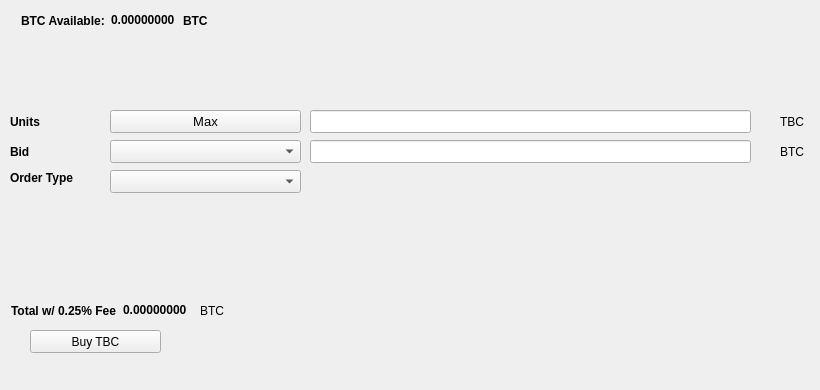
   <widget class="QWidget" name="BuyTab">
    <attribute name="title">
     <string>Buy</string>
    </attribute>
    <widget class="QPushButton" name="BuyTBC">
     <property name="geometry">
      <rect>
       <x>30</x>
       <y>330</y>
       <width>131</width>
       <height>23</height>
      </rect>
     </property>
     <property name="text">
      <string>Buy TBC</string>
     </property>
     <property name="icon">
      <iconset resource="../tbc.qrc">
       <normaloff>:/icons/bitcoin</normaloff>:/icons/bitcoin</iconset>
     </property>
    </widget>
    <widget class="QLabel" name="label_3">
     <property name="geometry">
      <rect>
       <x>10</x>
       <y>110</y>
       <width>46</width>
       <height>23</height>
      </rect>
     </property>
     <property name="font">
      <font>
       <weight>75</weight>
       <bold>true</bold>
      </font>
     </property>
     <property name="text">
      <string>Units</string>
     </property>
    </widget>
    <widget class="QLineEdit" name="UnitsInput">
     <property name="geometry">
      <rect>
       <x>310</x>
       <y>110</y>
       <width>441</width>
       <height>23</height>
      </rect>
     </property>
     <property name="font">
      <font>
       <pointsize>9</pointsize>
       <weight>75</weight>
       <bold>true</bold>
      </font>
     </property>
    </widget>
    <widget class="QLineEdit" name="BuyBidPriceEdit">
     <property name="geometry">
      <rect>
       <x>310</x>
       <y>140</y>
       <width>441</width>
       <height>23</height>
      </rect>
     </property>
     <property name="font">
      <font>
       <pointsize>9</pointsize>
       <weight>75</weight>
       <bold>true</bold>
      </font>
     </property>
    </widget>
    <widget class="QLabel" name="label_4">
     <property name="geometry">
      <rect>
       <x>780</x>
       <y>110</y>
       <width>31</width>
       <height>23</height>
      </rect>
     </property>
     <property name="text">
      <string>TBC</string>
     </property>
    </widget>
    <widget class="QLabel" name="label_5">
     <property name="geometry">
      <rect>
       <x>780</x>
       <y>140</y>
       <width>31</width>
       <height>23</height>
      </rect>
     </property>
     <property name="text">
      <string>BTC</string>
     </property>
    </widget>
    <widget class="QLabel" name="label_6">
     <property name="geometry">
      <rect>
       <x>10</x>
       <y>140</y>
       <width>46</width>
       <height>23</height>
      </rect>
     </property>
     <property name="font">
      <font>
       <weight>75</weight>
       <bold>true</bold>
      </font>
     </property>
     <property name="text">
      <string>Bid</string>
     </property>
    </widget>
    <widget class="QLabel" name="label_7">
     <property name="geometry">
      <rect>
       <x>10</x>
       <y>170</y>
       <width>91</width>
       <height>16</height>
      </rect>
     </property>
     <property name="font">
      <font>
       <weight>75</weight>
       <bold>true</bold>
      </font>
     </property>
     <property name="text">
      <string>Order Type</string>
     </property>
    </widget>
    <widget class="QPushButton" name="Buy_Max_Amount">
     <property name="geometry">
      <rect>
       <x>110</x>
       <y>110</y>
       <width>191</width>
       <height>23</height>
      </rect>
     </property>
     <property name="font">
      <font>
       <pointsize>10</pointsize>
      </font>
     </property>
     <property name="text">
      <string>Max</string>
     </property>
    </widget>
    <widget class="QComboBox" name="BuyBidcomboBox">
     <property name="geometry">
      <rect>
       <x>110</x>
       <y>140</y>
       <width>191</width>
       <height>23</height>
      </rect>
     </property>
     <property name="font">
      <font>
       <pointsize>10</pointsize>
      </font>
     </property>
    </widget>
    <widget class="QComboBox" name="buyOrdertypeCombo">
     <property name="geometry">
      <rect>
       <x>110</x>
       <y>170</y>
       <width>191</width>
       <height>23</height>
      </rect>
     </property>
     <property name="font">
      <font>
       <pointsize>10</pointsize>
      </font>
     </property>
    </widget>
    <widget class="QWidget" name="layoutWidget1">
     <property name="geometry">
      <rect>
       <x>21</x>
       <y>11</y>
       <width>227</width>
       <height>19</height>
      </rect>
     </property>
     <layout class="QHBoxLayout" name="horizontalLayout_3">
      <item>
       <widget class="QLabel" name="label232">
        <property name="font">
         <font>
          <weight>75</weight>
          <bold>true</bold>
         </font>
        </property>
        <property name="text">
         <string>BTC Available:</string>
        </property>
       </widget>
      </item>
      <item>
       <widget class="QLabel" name="BtcAvailableLbl">
        <property name="palette">
         <palette>
          <active>
           <colorrole role="WindowText">
            <brush brushstyle="SolidPattern">
             <color alpha="255">
              <red>0</red>
              <green>0</green>
              <blue>0</blue>
             </color>
            </brush>
           </colorrole>
           <colorrole role="Button">
            <brush brushstyle="SolidPattern">
             <color alpha="255">
              <red>0</red>
              <green>170</green>
              <blue>0</blue>
             </color>
            </brush>
           </colorrole>
           <colorrole role="Light">
            <brush brushstyle="SolidPattern">
             <color alpha="255">
              <red>0</red>
              <green>255</green>
              <blue>0</blue>
             </color>
            </brush>
           </colorrole>
           <colorrole role="Midlight">
            <brush brushstyle="SolidPattern">
             <color alpha="255">
              <red>0</red>
              <green>212</green>
              <blue>0</blue>
             </color>
            </brush>
           </colorrole>
           <colorrole role="Dark">
            <brush brushstyle="SolidPattern">
             <color alpha="255">
              <red>0</red>
              <green>85</green>
              <blue>0</blue>
             </color>
            </brush>
           </colorrole>
           <colorrole role="Mid">
            <brush brushstyle="SolidPattern">
             <color alpha="255">
              <red>0</red>
              <green>113</green>
              <blue>0</blue>
             </color>
            </brush>
           </colorrole>
           <colorrole role="Text">
            <brush brushstyle="SolidPattern">
             <color alpha="255">
              <red>0</red>
              <green>170</green>
              <blue>0</blue>
             </color>
            </brush>
           </colorrole>
           <colorrole role="BrightText">
            <brush brushstyle="SolidPattern">
             <color alpha="255">
              <red>255</red>
              <green>255</green>
              <blue>255</blue>
             </color>
            </brush>
           </colorrole>
           <colorrole role="ButtonText">
            <brush brushstyle="SolidPattern">
             <color alpha="255">
              <red>0</red>
              <green>0</green>
              <blue>0</blue>
             </color>
            </brush>
           </colorrole>
           <colorrole role="Base">
            <brush brushstyle="SolidPattern">
             <color alpha="255">
              <red>255</red>
              <green>255</green>
              <blue>255</blue>
             </color>
            </brush>
           </colorrole>
           <colorrole role="Window">
            <brush brushstyle="SolidPattern">
             <color alpha="255">
              <red>0</red>
              <green>170</green>
              <blue>0</blue>
             </color>
            </brush>
           </colorrole>
           <colorrole role="Shadow">
            <brush brushstyle="SolidPattern">
             <color alpha="255">
              <red>0</red>
              <green>0</green>
              <blue>0</blue>
             </color>
            </brush>
           </colorrole>
           <colorrole role="AlternateBase">
            <brush brushstyle="SolidPattern">
             <color alpha="255">
              <red>127</red>
              <green>212</green>
              <blue>127</blue>
             </color>
            </brush>
           </colorrole>
           <colorrole role="ToolTipBase">
            <brush brushstyle="SolidPattern">
             <color alpha="255">
              <red>255</red>
              <green>255</green>
              <blue>220</blue>
             </color>
            </brush>
           </colorrole>
           <colorrole role="ToolTipText">
            <brush brushstyle="SolidPattern">
             <color alpha="255">
              <red>0</red>
              <green>0</green>
              <blue>0</blue>
             </color>
            </brush>
           </colorrole>
          </active>
          <inactive>
           <colorrole role="WindowText">
            <brush brushstyle="SolidPattern">
             <color alpha="255">
              <red>0</red>
              <green>0</green>
              <blue>0</blue>
             </color>
            </brush>
           </colorrole>
           <colorrole role="Button">
            <brush brushstyle="SolidPattern">
             <color alpha="255">
              <red>0</red>
              <green>170</green>
              <blue>0</blue>
             </color>
            </brush>
           </colorrole>
           <colorrole role="Light">
            <brush brushstyle="SolidPattern">
             <color alpha="255">
              <red>0</red>
              <green>255</green>
              <blue>0</blue>
             </color>
            </brush>
           </colorrole>
           <colorrole role="Midlight">
            <brush brushstyle="SolidPattern">
             <color alpha="255">
              <red>0</red>
              <green>212</green>
              <blue>0</blue>
             </color>
            </brush>
           </colorrole>
           <colorrole role="Dark">
            <brush brushstyle="SolidPattern">
             <color alpha="255">
              <red>0</red>
              <green>85</green>
              <blue>0</blue>
             </color>
            </brush>
           </colorrole>
           <colorrole role="Mid">
            <brush brushstyle="SolidPattern">
             <color alpha="255">
              <red>0</red>
              <green>113</green>
              <blue>0</blue>
             </color>
            </brush>
           </colorrole>
           <colorrole role="Text">
            <brush brushstyle="SolidPattern">
             <color alpha="255">
              <red>0</red>
              <green>170</green>
              <blue>0</blue>
             </color>
            </brush>
           </colorrole>
           <colorrole role="BrightText">
            <brush brushstyle="SolidPattern">
             <color alpha="255">
              <red>255</red>
              <green>255</green>
              <blue>255</blue>
             </color>
            </brush>
           </colorrole>
           <colorrole role="ButtonText">
            <brush brushstyle="SolidPattern">
             <color alpha="255">
              <red>0</red>
              <green>0</green>
              <blue>0</blue>
             </color>
            </brush>
           </colorrole>
           <colorrole role="Base">
            <brush brushstyle="SolidPattern">
             <color alpha="255">
              <red>255</red>
              <green>255</green>
              <blue>255</blue>
             </color>
            </brush>
           </colorrole>
           <colorrole role="Window">
            <brush brushstyle="SolidPattern">
             <color alpha="255">
              <red>0</red>
              <green>170</green>
              <blue>0</blue>
             </color>
            </brush>
           </colorrole>
           <colorrole role="Shadow">
            <brush brushstyle="SolidPattern">
             <color alpha="255">
              <red>0</red>
              <green>0</green>
              <blue>0</blue>
             </color>
            </brush>
           </colorrole>
           <colorrole role="AlternateBase">
            <brush brushstyle="SolidPattern">
             <color alpha="255">
              <red>127</red>
              <green>212</green>
              <blue>127</blue>
             </color>
            </brush>
           </colorrole>
           <colorrole role="ToolTipBase">
            <brush brushstyle="SolidPattern">
             <color alpha="255">
              <red>255</red>
              <green>255</green>
              <blue>220</blue>
             </color>
            </brush>
           </colorrole>
           <colorrole role="ToolTipText">
            <brush brushstyle="SolidPattern">
             <color alpha="255">
              <red>0</red>
              <green>0</green>
              <blue>0</blue>
             </color>
            </brush>
           </colorrole>
          </inactive>
          <disabled>
           <colorrole role="WindowText">
            <brush brushstyle="SolidPattern">
             <color alpha="255">
              <red>0</red>
              <green>85</green>
              <blue>0</blue>
             </color>
            </brush>
           </colorrole>
           <colorrole role="Button">
            <brush brushstyle="SolidPattern">
             <color alpha="255">
              <red>0</red>
              <green>170</green>
              <blue>0</blue>
             </color>
            </brush>
           </colorrole>
           <colorrole role="Light">
            <brush brushstyle="SolidPattern">
             <color alpha="255">
              <red>0</red>
              <green>255</green>
              <blue>0</blue>
             </color>
            </brush>
           </colorrole>
           <colorrole role="Midlight">
            <brush brushstyle="SolidPattern">
             <color alpha="255">
              <red>0</red>
              <green>212</green>
              <blue>0</blue>
             </color>
            </brush>
           </colorrole>
           <colorrole role="Dark">
            <brush brushstyle="SolidPattern">
             <color alpha="255">
              <red>0</red>
              <green>85</green>
              <blue>0</blue>
             </color>
            </brush>
           </colorrole>
           <colorrole role="Mid">
            <brush brushstyle="SolidPattern">
             <color alpha="255">
              <red>0</red>
              <green>113</green>
              <blue>0</blue>
             </color>
            </brush>
           </colorrole>
           <colorrole role="Text">
            <brush brushstyle="SolidPattern">
             <color alpha="255">
              <red>0</red>
              <green>85</green>
              <blue>0</blue>
             </color>
            </brush>
           </colorrole>
           <colorrole role="BrightText">
            <brush brushstyle="SolidPattern">
             <color alpha="255">
              <red>255</red>
              <green>255</green>
              <blue>255</blue>
             </color>
            </brush>
           </colorrole>
           <colorrole role="ButtonText">
            <brush brushstyle="SolidPattern">
             <color alpha="255">
              <red>0</red>
              <green>85</green>
              <blue>0</blue>
             </color>
            </brush>
           </colorrole>
           <colorrole role="Base">
            <brush brushstyle="SolidPattern">
             <color alpha="255">
              <red>0</red>
              <green>170</green>
              <blue>0</blue>
             </color>
            </brush>
           </colorrole>
           <colorrole role="Window">
            <brush brushstyle="SolidPattern">
             <color alpha="255">
              <red>0</red>
              <green>170</green>
              <blue>0</blue>
             </color>
            </brush>
           </colorrole>
           <colorrole role="Shadow">
            <brush brushstyle="SolidPattern">
             <color alpha="255">
              <red>0</red>
              <green>0</green>
              <blue>0</blue>
             </color>
            </brush>
           </colorrole>
           <colorrole role="AlternateBase">
            <brush brushstyle="SolidPattern">
             <color alpha="255">
              <red>0</red>
              <green>170</green>
              <blue>0</blue>
             </color>
            </brush>
           </colorrole>
           <colorrole role="ToolTipBase">
            <brush brushstyle="SolidPattern">
             <color alpha="255">
              <red>255</red>
              <green>255</green>
              <blue>220</blue>
             </color>
            </brush>
           </colorrole>
           <colorrole role="ToolTipText">
            <brush brushstyle="SolidPattern">
             <color alpha="255">
              <red>0</red>
              <green>0</green>
              <blue>0</blue>
             </color>
            </brush>
           </colorrole>
          </disabled>
         </palette>
        </property>
        <property name="font">
         <font>
          <weight>75</weight>
          <bold>true</bold>
         </font>
        </property>
        <property name="text">
         <string>0.00000000</string>
        </property>
        <property name="textInteractionFlags">
         <set>Qt::LinksAccessibleByMouse|Qt::TextSelectableByKeyboard|Qt::TextSelectableByMouse</set>
        </property>
       </widget>
      </item>
      <item>
       <widget class="QLabel" name="BtcAvailableLbl_2">
        <property name="font">
         <font>
          <weight>75</weight>
          <bold>true</bold>
         </font>
        </property>
        <property name="text">
         <string>BTC</string>
        </property>
       </widget>
      </item>
     </layout>
    </widget>
    <widget class="QWidget" name="layoutWidge2">
     <property name="geometry">
      <rect>
       <x>11</x>
       <y>301</y>
       <width>259</width>
       <height>19</height>
      </rect>
     </property>
     <layout class="QHBoxLayout" name="horizontalLayout_4">
      <item>
       <widget class="QLabel" name="label_9">
        <property name="font">
         <font>
          <weight>75</weight>
          <bold>true</bold>
         </font>
        </property>
        <property name="text">
         <string>Total w/ 0.25% Fee</string>
        </property>
       </widget>
      </item>
      <item>
       <widget class="QLabel" name="BuyCostLabel">
        <property name="palette">
         <palette>
          <active>
           <colorrole role="WindowText">
            <brush brushstyle="SolidPattern">
             <color alpha="255">
              <red>0</red>
              <green>0</green>
              <blue>0</blue>
             </color>
            </brush>
           </colorrole>
           <colorrole role="Button">
            <brush brushstyle="SolidPattern">
             <color alpha="255">
              <red>0</red>
              <green>170</green>
              <blue>0</blue>
             </color>
            </brush>
           </colorrole>
           <colorrole role="Light">
            <brush brushstyle="SolidPattern">
             <color alpha="255">
              <red>0</red>
              <green>255</green>
              <blue>0</blue>
             </color>
            </brush>
           </colorrole>
           <colorrole role="Midlight">
            <brush brushstyle="SolidPattern">
             <color alpha="255">
              <red>0</red>
              <green>212</green>
              <blue>0</blue>
             </color>
            </brush>
           </colorrole>
           <colorrole role="Dark">
            <brush brushstyle="SolidPattern">
             <color alpha="255">
              <red>0</red>
              <green>85</green>
              <blue>0</blue>
             </color>
            </brush>
           </colorrole>
           <colorrole role="Mid">
            <brush brushstyle="SolidPattern">
             <color alpha="255">
              <red>0</red>
              <green>113</green>
              <blue>0</blue>
             </color>
            </brush>
           </colorrole>
           <colorrole role="Text">
            <brush brushstyle="SolidPattern">
             <color alpha="255">
              <red>0</red>
              <green>170</green>
              <blue>0</blue>
             </color>
            </brush>
           </colorrole>
           <colorrole role="BrightText">
            <brush brushstyle="SolidPattern">
             <color alpha="255">
              <red>255</red>
              <green>255</green>
              <blue>255</blue>
             </color>
            </brush>
           </colorrole>
           <colorrole role="ButtonText">
            <brush brushstyle="SolidPattern">
             <color alpha="255">
              <red>0</red>
              <green>0</green>
              <blue>0</blue>
             </color>
            </brush>
           </colorrole>
           <colorrole role="Base">
            <brush brushstyle="SolidPattern">
             <color alpha="255">
              <red>255</red>
              <green>255</green>
              <blue>255</blue>
             </color>
            </brush>
           </colorrole>
           <colorrole role="Window">
            <brush brushstyle="SolidPattern">
             <color alpha="255">
              <red>0</red>
              <green>170</green>
              <blue>0</blue>
             </color>
            </brush>
           </colorrole>
           <colorrole role="Shadow">
            <brush brushstyle="SolidPattern">
             <color alpha="255">
              <red>0</red>
              <green>0</green>
              <blue>0</blue>
             </color>
            </brush>
           </colorrole>
           <colorrole role="AlternateBase">
            <brush brushstyle="SolidPattern">
             <color alpha="255">
              <red>127</red>
              <green>212</green>
              <blue>127</blue>
             </color>
            </brush>
           </colorrole>
           <colorrole role="ToolTipBase">
            <brush brushstyle="SolidPattern">
             <color alpha="255">
              <red>255</red>
              <green>255</green>
              <blue>220</blue>
             </color>
            </brush>
           </colorrole>
           <colorrole role="ToolTipText">
            <brush brushstyle="SolidPattern">
             <color alpha="255">
              <red>0</red>
              <green>0</green>
              <blue>0</blue>
             </color>
            </brush>
           </colorrole>
          </active>
          <inactive>
           <colorrole role="WindowText">
            <brush brushstyle="SolidPattern">
             <color alpha="255">
              <red>0</red>
              <green>0</green>
              <blue>0</blue>
             </color>
            </brush>
           </colorrole>
           <colorrole role="Button">
            <brush brushstyle="SolidPattern">
             <color alpha="255">
              <red>0</red>
              <green>170</green>
              <blue>0</blue>
             </color>
            </brush>
           </colorrole>
           <colorrole role="Light">
            <brush brushstyle="SolidPattern">
             <color alpha="255">
              <red>0</red>
              <green>255</green>
              <blue>0</blue>
             </color>
            </brush>
           </colorrole>
           <colorrole role="Midlight">
            <brush brushstyle="SolidPattern">
             <color alpha="255">
              <red>0</red>
              <green>212</green>
              <blue>0</blue>
             </color>
            </brush>
           </colorrole>
           <colorrole role="Dark">
            <brush brushstyle="SolidPattern">
             <color alpha="255">
              <red>0</red>
              <green>85</green>
              <blue>0</blue>
             </color>
            </brush>
           </colorrole>
           <colorrole role="Mid">
            <brush brushstyle="SolidPattern">
             <color alpha="255">
              <red>0</red>
              <green>113</green>
              <blue>0</blue>
             </color>
            </brush>
           </colorrole>
           <colorrole role="Text">
            <brush brushstyle="SolidPattern">
             <color alpha="255">
              <red>0</red>
              <green>170</green>
              <blue>0</blue>
             </color>
            </brush>
           </colorrole>
           <colorrole role="BrightText">
            <brush brushstyle="SolidPattern">
             <color alpha="255">
              <red>255</red>
              <green>255</green>
              <blue>255</blue>
             </color>
            </brush>
           </colorrole>
           <colorrole role="ButtonText">
            <brush brushstyle="SolidPattern">
             <color alpha="255">
              <red>0</red>
              <green>0</green>
              <blue>0</blue>
             </color>
            </brush>
           </colorrole>
           <colorrole role="Base">
            <brush brushstyle="SolidPattern">
             <color alpha="255">
              <red>255</red>
              <green>255</green>
              <blue>255</blue>
             </color>
            </brush>
           </colorrole>
           <colorrole role="Window">
            <brush brushstyle="SolidPattern">
             <color alpha="255">
              <red>0</red>
              <green>170</green>
              <blue>0</blue>
             </color>
            </brush>
           </colorrole>
           <colorrole role="Shadow">
            <brush brushstyle="SolidPattern">
             <color alpha="255">
              <red>0</red>
              <green>0</green>
              <blue>0</blue>
             </color>
            </brush>
           </colorrole>
           <colorrole role="AlternateBase">
            <brush brushstyle="SolidPattern">
             <color alpha="255">
              <red>127</red>
              <green>212</green>
              <blue>127</blue>
             </color>
            </brush>
           </colorrole>
           <colorrole role="ToolTipBase">
            <brush brushstyle="SolidPattern">
             <color alpha="255">
              <red>255</red>
              <green>255</green>
              <blue>220</blue>
             </color>
            </brush>
           </colorrole>
           <colorrole role="ToolTipText">
            <brush brushstyle="SolidPattern">
             <color alpha="255">
              <red>0</red>
              <green>0</green>
              <blue>0</blue>
             </color>
            </brush>
           </colorrole>
          </inactive>
          <disabled>
           <colorrole role="WindowText">
            <brush brushstyle="SolidPattern">
             <color alpha="255">
              <red>0</red>
              <green>85</green>
              <blue>0</blue>
             </color>
            </brush>
           </colorrole>
           <colorrole role="Button">
            <brush brushstyle="SolidPattern">
             <color alpha="255">
              <red>0</red>
              <green>170</green>
              <blue>0</blue>
             </color>
            </brush>
           </colorrole>
           <colorrole role="Light">
            <brush brushstyle="SolidPattern">
             <color alpha="255">
              <red>0</red>
              <green>255</green>
              <blue>0</blue>
             </color>
            </brush>
           </colorrole>
           <colorrole role="Midlight">
            <brush brushstyle="SolidPattern">
             <color alpha="255">
              <red>0</red>
              <green>212</green>
              <blue>0</blue>
             </color>
            </brush>
           </colorrole>
           <colorrole role="Dark">
            <brush brushstyle="SolidPattern">
             <color alpha="255">
              <red>0</red>
              <green>85</green>
              <blue>0</blue>
             </color>
            </brush>
           </colorrole>
           <colorrole role="Mid">
            <brush brushstyle="SolidPattern">
             <color alpha="255">
              <red>0</red>
              <green>113</green>
              <blue>0</blue>
             </color>
            </brush>
           </colorrole>
           <colorrole role="Text">
            <brush brushstyle="SolidPattern">
             <color alpha="255">
              <red>0</red>
              <green>85</green>
              <blue>0</blue>
             </color>
            </brush>
           </colorrole>
           <colorrole role="BrightText">
            <brush brushstyle="SolidPattern">
             <color alpha="255">
              <red>255</red>
              <green>255</green>
              <blue>255</blue>
             </color>
            </brush>
           </colorrole>
           <colorrole role="ButtonText">
            <brush brushstyle="SolidPattern">
             <color alpha="255">
              <red>0</red>
              <green>85</green>
              <blue>0</blue>
             </color>
            </brush>
           </colorrole>
           <colorrole role="Base">
            <brush brushstyle="SolidPattern">
             <color alpha="255">
              <red>0</red>
              <green>170</green>
              <blue>0</blue>
             </color>
            </brush>
           </colorrole>
           <colorrole role="Window">
            <brush brushstyle="SolidPattern">
             <color alpha="255">
              <red>0</red>
              <green>170</green>
              <blue>0</blue>
             </color>
            </brush>
           </colorrole>
           <colorrole role="Shadow">
            <brush brushstyle="SolidPattern">
             <color alpha="255">
              <red>0</red>
              <green>0</green>
              <blue>0</blue>
             </color>
            </brush>
           </colorrole>
           <colorrole role="AlternateBase">
            <brush brushstyle="SolidPattern">
             <color alpha="255">
              <red>0</red>
              <green>170</green>
              <blue>0</blue>
             </color>
            </brush>
           </colorrole>
           <colorrole role="ToolTipBase">
            <brush brushstyle="SolidPattern">
             <color alpha="255">
              <red>255</red>
              <green>255</green>
              <blue>220</blue>
             </color>
            </brush>
           </colorrole>
           <colorrole role="ToolTipText">
            <brush brushstyle="SolidPattern">
             <color alpha="255">
              <red>0</red>
              <green>0</green>
              <blue>0</blue>
             </color>
            </brush>
           </colorrole>
          </disabled>
         </palette>
        </property>
        <property name="font">
         <font>
          <weight>75</weight>
          <bold>true</bold>
         </font>
        </property>
        <property name="autoFillBackground">
         <bool>false</bool>
        </property>
        <property name="text">
         <string>0.00000000</string>
        </property>
        <property name="textInteractionFlags">
         <set>Qt::LinksAccessibleByMouse|Qt::TextSelectableByMouse</set>
        </property>
       </widget>
      </item>
      <item>
       <widget class="QLabel" name="label_10">
        <property name="font">
         <font>
          <weight>50</weight>
          <bold>false</bold>
         </font>
        </property>
        <property name="text">
         <string>BTC</string>
        </property>
       </widget>
      </item>
     </layout>
    </widget>
    <widget class="QLabel" name="label_24">
     <property name="geometry">
      <rect>
       <x>460</x>
       <y>300</y>
       <width>281</width>
       <height>81</height>
      </rect>
     </property>
     <property name="text">
      <string/>
     </property>
     <property name="pixmap">
      <pixmap>:/images/bittrex</pixmap>
     </property>
    </widget>
   </widget>
